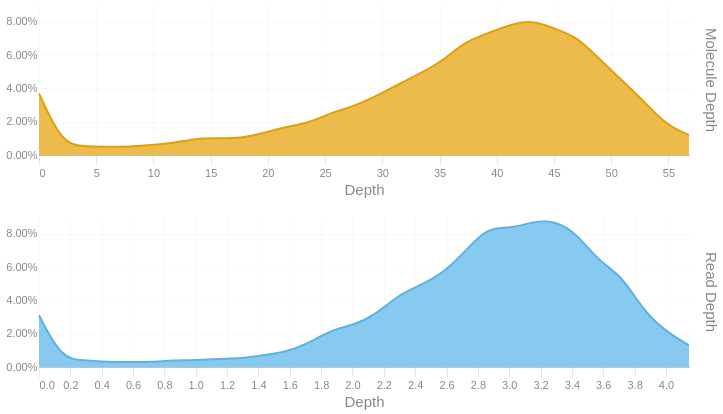

Notebook code for this chart:
### Code cell
readdep = depth_hist(tb['Read Depth'], q99, 3)
readdep = readdep.with_columns(pl.lit('Read Depth').alias('Metric'))
if not SKIPLR:
    moldep = depth_hist(tb['Molecule Depth'], mol_q99, 1)
    moldep = moldep.with_columns(pl.lit('Molecule Depth').alias('Metric'))
    _hist = pl.concat([readdep, moldep])
    _hist = _hist.filter(pl.col('Proportion') != 0)
    with SafeRender(_hist):
        (
            alt.Chart(_hist)        
            .mark_area(interpolate = "basis")
            .encode(
                x=alt.X('Bin:Q').scale(domainMin=0).axis(alt.Axis(title='Depth')),
                y = alt.Y('Proportion:Q', title = None).axis(format = '.2%'),
                color = alt.Color('Metric:N').legend(None),
                row = alt.Row("Metric:N").header(title = None, labelOrient = 'right'),
                tooltip = [
                    alt.Tooltip("Metric:N", title = "Metric"),
                    alt.Tooltip('Interval:N', title = "Depth Interval"),
                    alt.Tooltip('Proportion:Q', title = "% Alignments").format('.2%')
                ]
            )
            .resolve_scale(x='independent', y='independent')
            .properties(
                height = 150, width = 650,
                usermeta={'embedOptions': {'downloadFileName': f'{samplename}.depth.hist'}}
            )
        ).display()
else:
    readdep = readdep.filter(pl.col('Proportion') != 0)
    with SafeRender(readdep):
        (
            alt.Chart(readdep)        
            .mark_area(interpolate = "basis")
            .encode(
                x=alt.X('Bin:Q').scale(domainMin=0).axis(alt.Axis(title='Depth')),
                y = alt.Y('Proportion:Q', title = None).axis(format = '.2%'),
                tooltip = [
                    alt.Tooltip('Interval:N', title = "Depth Interval"),
                    alt.Tooltip('Proportion:Q', title = "% Alignments").format('.2%')
                ]
            )
            .properties(
                usermeta={'embedOptions': {'downloadFileName': f'{samplename}.depth.hist'}}
            )
        ).display()

### Figure 1 — Vega-Lite specification as saved in the notebook (floating-point values rounded to 4 significant figures)
{"width": 650, "height": 150, "config": {"title": {"anchor": "start", "dy": -15, "fontSize": 18, "color": "#888888", "subtitleColor": "#888888", "subtitleFontSize": 14}, "arc": {"fill": "#0072B2"}, "axis": {"domainColor": "#888888", "domainWidth": 0.5, "gridWidth": 0.2, "grid": false, "titleFontWeight": 400, "titleFontSize": 15, "labelFontSize": 11, "labelColor": "#888888", "tickColor": "#888888", "tickWidth": 0.2, "titleColor": "#888888"}, "axisBand": {"grid": false}, "axisX": {"grid": true, "tickSize": 10, "domainCap": "round"}, "axisY": {"domain": false, "grid": true, "tickSize": 0, "domainCap": "round"}, "background": "transparent", "header": {"labelFontSize": 15, "labelColor": "#888888", "titleFontSize": 15, "titleFontWeight": 600, "titleColor": "#888888"}, "legend": {"labelFont": "sans-serif", "labelFontSize": 12, "labelColor": "#888888", "symbolSize": 100, "symbolType": "circle", "titleFontSize": 12, "titlePadding": 10, "titleColor": "#888888", "title": null}, "range": {"category": ["#E69F00", "#56B4E9", "#009E73", "#F0E442", "#0072B2", "#D55E00", "#CC79A7", "#000000"], "diverging": ["#cfe8f3", "#a2d4ec", "#73bfe2", "#46abdb", "#1696d2", "#12719e"]}, "area": {"fill": "#0072B2", "fillOpacity": 0.7, "line": true, "strokeOpacity": 0.7}, "line": {"color": "#0072B2", "stroke": "#0072B2", "strokeWidth": 2}, "trail": {"color": "#0072B2", "stroke": "#0072B2", "strokeWidth": 0, "size": 1}, "point": {"filled": true, "fillOpacity": 1.0, "size": 95}, "text": {"color": "#888888", "fontSize": 11, "align": "right", "fontWeight": 400, "size": 11}, "bar": {"fill": "#0072B2", "stroke": null}, "view": {"stroke": null, "continuousWidth": 660, "continuousHeight": 400}}, "data": {"name": "data-e4c0e46c7645d63d8b0a82de435ed91d"}, "mark": {"type": "area", "interpolate": "basis"}, "encoding": {"color": {"field": "Metric", "legend": null, "type": "nominal"}, "row": {"field": "Metric", "header": {"title": null, "labelOrient": "right"}, "type": "nominal"}, "tooltip": [{"field": "Metric", "title": "Metric", "type": "nominal"}, {"field": "Interval", "title": "Depth Interval", "type": "nominal"}, {"field": "Proportion", "format": ".2%", "title": "% Alignments", "type": "quantitative"}], "x": {"axis": {"title": "Depth"}, "field": "Bin", "scale": {"domainMin": 0}, "type": "quantitative"}, "y": {"axis": {"format": ".2%"}, "field": "Proportion", "title": null, "type": "quantitative"}}, "resolve": {"scale": {"x": "independent", "y": "independent"}}, "usermeta": {"embedOptions": {"downloadFileName": "S6_LaHave_3612.depth.hist"}}, "$schema": "https://vega.github.io/schema/vega-lite/v6.1.0.json", "datasets": {"data-e4c0e46c7645d63d8b0a82de435ed91d": [{"Bin": 0.0, "Interval": "0.0-0.143", "Proportion": 0.031, "Metric": "Read Depth"}, {"Bin": 0.143, "Interval": "0.143-0.286", "Proportion": 0.005, "Metric": "Read Depth"}, {"Bin": 0.286, "Interval": "0.286-0.429", "Proportion": 0.004, "Metric": "Read Depth"}, {"Bin": 0.429, "Interval": "0.429-0.572", "Proportion": 0.003, "Metric": "Read Depth"}, {"Bin": 0.572, "Interval": "0.572-0.715", "Proportion": 0.003, "Metric": "Read Depth"}, {"Bin": 0.715, "Interval": "0.715-0.858", "Proportion": 0.003, "Metric": "Read Depth"}, {"Bin": 0.858, "Interval": "0.858-1.001", "Proportion": 0.004, "Metric": "Read Depth"}, {"Bin": 1.001, "Interval": "1.001-1.144", "Proportion": 0.004, "Metric": "Read Depth"}, {"Bin": 1.144, "Interval": "1.144-1.287", "Proportion": 0.005, "Metric": "Read Depth"}, {"Bin": 1.287, "Interval": "1.287-1.43", "Proportion": 0.005, "Metric": "Read Depth"}, {"Bin": 1.43, "Interval": "1.43-1.573", "Proportion": 0.007, "Metric": "Read Depth"}, {"Bin": 1.573, "Interval": "1.573-1.716", "Proportion": 0.009, "Metric": "Read Depth"}, {"Bin": 1.716, "Interval": "1.716-1.859", "Proportion": 0.014, "Metric": "Read Depth"}, {"Bin": 1.859, "Interval": "1.859-2.002", "Proportion": 0.022, "Metric": "Read Depth"}, {"Bin": 2.002, "Interval": "2.002-2.145", "Proportion": 0.025, "Metric": "Read Depth"}, {"Bin": 2.145, "Interval": "2.145-2.288", "Proportion": 0.031, "Metric": "Read Depth"}, {"Bin": 2.288, "Interval": "2.288-2.431", "Proportion": 0.043, "Metric": "Read Depth"}, {"Bin": 2.431, "Interval": "2.431-2.574", "Proportion": 0.049, "Metric": "Read Depth"}, {"Bin": 2.574, "Interval": "2.574-2.717", "Proportion": 0.056, "Metric": "Read Depth"}, {"Bin": 2.717, "Interval": "2.717-2.86", "Proportion": 0.069, "Metric": "Read Depth"}, {"Bin": 2.86, "Interval": "2.86-3.003", "Proportion": 0.084, "Metric": "Read Depth"}, {"Bin": 3.003, "Interval": "3.003-3.146", "Proportion": 0.083, "Metric": "Read Depth"}, {"Bin": 3.146, "Interval": "3.146-3.289", "Proportion": 0.087, "Metric": "Read Depth"}, {"Bin": 3.289, "Interval": "3.289-3.432", "Proportion": 0.088, "Metric": "Read Depth"}, {"Bin": 3.432, "Interval": "3.432-3.575", "Proportion": 0.08, "Metric": "Read Depth"}, {"Bin": 3.575, "Interval": "3.575-3.718", "Proportion": 0.063, "Metric": "Read Depth"}, {"Bin": 3.718, "Interval": "3.718-3.861", "Proportion": 0.055, "Metric": "Read Depth"}, {"Bin": 3.861, "Interval": "3.861-4.004", "Proportion": 0.033, "Metric": "Read Depth"}, {"Bin": 4.004, "Interval": "4.004-4.147", "Proportion": 0.021, "Metric": "Read Depth"}, {"Bin": 4.147, "Interval": "4.147-4.29", "Proportion": 0.013, "Metric": "Read Depth"}, {"Bin": 0.0, "Interval": "0.0-2.0", "Proportion": 0.037, "Metric": "Molecule Depth"}, {"Bin": 2.0, "Interval": "2.0-3.9", "Proportion": 0.007, "Metric": "Molecule Depth"}, {"Bin": 3.9, "Interval": "3.9-5.9", "Proportion": 0.005, "Metric": "Molecule Depth"}, {"Bin": 5.9, "Interval": "5.9-7.8", "Proportion": 0.005, "Metric": "Molecule Depth"}, {"Bin": 7.8, "Interval": "7.8-9.8", "Proportion": 0.005, "Metric": "Molecule Depth"}, {"Bin": 9.8, "Interval": "9.8-11.7", "Proportion": 0.006, "Metric": "Molecule Depth"}, {"Bin": 11.7, "Interval": "11.7-13.7", "Proportion": 0.007, "Metric": "Molecule Depth"}, {"Bin": 13.7, "Interval": "13.7-15.7", "Proportion": 0.01, "Metric": "Molecule Depth"}, {"Bin": 15.7, "Interval": "15.7-17.6", "Proportion": 0.01, "Metric": "Molecule Depth"}, {"Bin": 17.6, "Interval": "17.6-19.6", "Proportion": 0.01, "Metric": "Molecule Depth"}, {"Bin": 19.6, "Interval": "19.6-21.5", "Proportion": 0.013, "Metric": "Molecule Depth"}, {"Bin": 21.5, "Interval": "21.5-23.5", "Proportion": 0.017, "Metric": "Molecule Depth"}, {"Bin": 23.5, "Interval": "23.5-25.4", "Proportion": 0.019, "Metric": "Molecule Depth"}, {"Bin": 25.4, "Interval": "25.4-27.4", "Proportion": 0.025, "Metric": "Molecule Depth"}, {"Bin": 27.4, "Interval": "27.4-29.4", "Proportion": 0.029, "Metric": "Molecule Depth"}, {"Bin": 29.4, "Interval": "29.4-31.3", "Proportion": 0.035, "Metric": "Molecule Depth"}, {"Bin": 31.3, "Interval": "31.3-33.3", "Proportion": 0.042, "Metric": "Molecule Depth"}, {"Bin": 33.3, "Interval": "33.3-35.2", "Proportion": 0.049, "Metric": "Molecule Depth"}, {"Bin": 35.2, "Interval": "35.2-37.2", "Proportion": 0.056, "Metric": "Molecule Depth"}, {"Bin": 37.2, "Interval": "37.2-39.2", "Proportion": 0.068, "Metric": "Molecule Depth"}, {"Bin": 39.2, "Interval": "39.2-41.1", "Proportion": 0.073, "Metric": "Molecule Depth"}, {"Bin": 41.1, "Interval": "41.1-43.1", "Proportion": 0.078, "Metric": "Molecule Depth"}, {"Bin": 43.1, "Interval": "43.1-45.0", "Proportion": 0.081, "Metric": "Molecule Depth"}, {"Bin": 45.0, "Interval": "45.0-47.0", "Proportion": 0.076, "Metric": "Molecule Depth"}, {"Bin": 47.0, "Interval": "47.0-48.9", "Proportion": 0.071, "Metric": "Molecule Depth"}, {"Bin": 48.9, "Interval": "48.9-50.9", "Proportion": 0.058, "Metric": "Molecule Depth"}, {"Bin": 50.9, "Interval": "50.9-52.9", "Proportion": 0.045, "Metric": "Molecule Depth"}, {"Bin": 52.9, "Interval": "52.9-54.8", "Proportion": 0.032, "Metric": "Molecule Depth"}, {"Bin": 54.8, "Interval": "54.8-56.8", "Proportion": 0.018, "Metric": "Molecule Depth"}, {"Bin": 56.8, "Interval": "56.8-58.73", "Proportion": 0.012, "Metric": "Molecule Depth"}]}}
